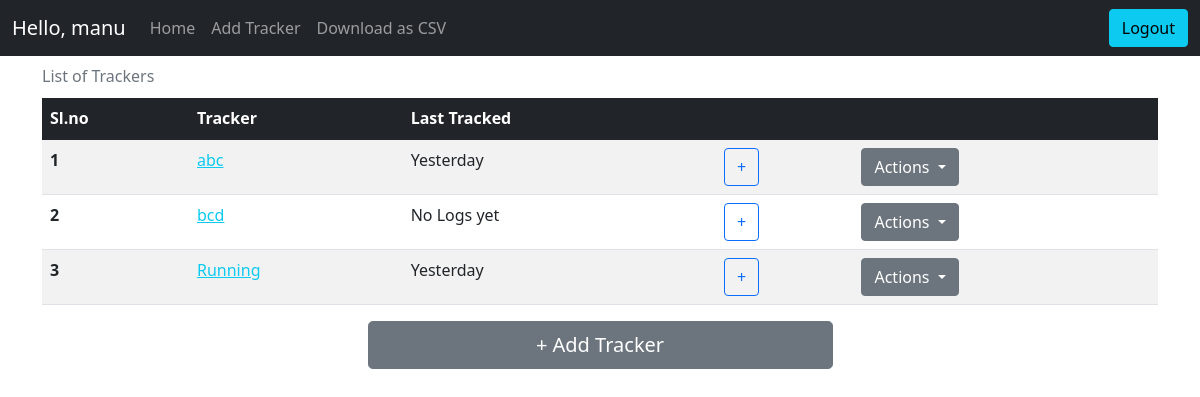
Before: / (signed in) with the older database file.
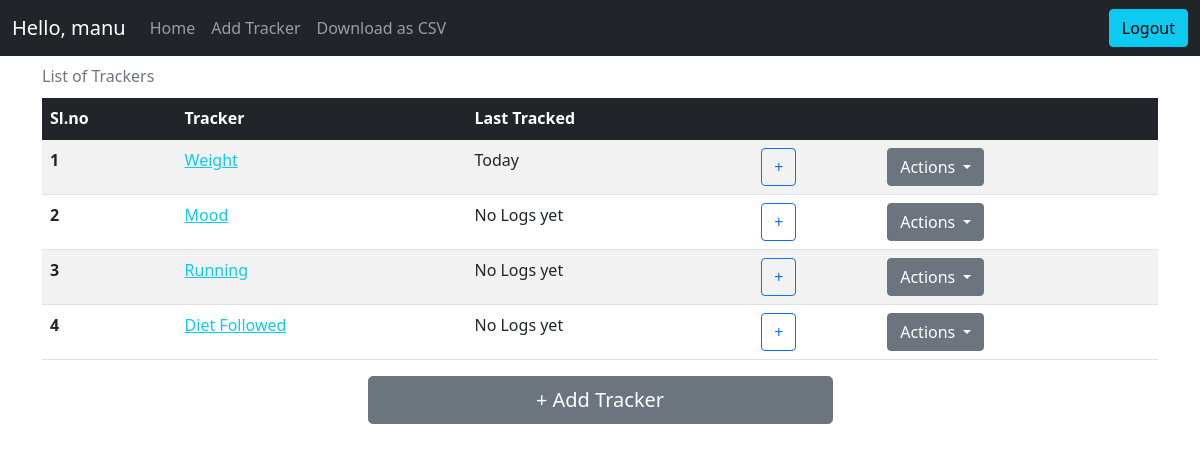
After: the same page with the newer database file.
### application/models.py (models this page shows)
class User(db.Model, UserMixin):
    __tablename__ = "user"
    id = db.Column(db.Integer, autoincrement=True, primary_key=True)
    username = db.Column(db.String)
    email = db.Column(db.String, unique=True)
    password = db.Column(db.String(255))
    active = db.Column(db.Boolean())
    trackers = db.relationship("Tracker", backref="tracker")
    roles = db.relationship('Role', secondary=roles_users, backref=db.backref('users', lazy='dynamic'))

class Tracker(db.Model):
    __tablename__ = "tracker"
    id = db.Column(db.Integer, primary_key=True, autoincrement=True)
    name = db.Column(db.String, nullable=False)
    description = db.Column(db.String)
    type = db.Column(db.Integer, nullable=False)
    settings = db.Column(db.String)
    user_id = db.Column(db.Integer,  db.ForeignKey("user.id"), nullable=False)
    activity = db.relationship("Activity", backref="activity")

### app.py (the view)
@app.route("/", methods=["GET"])
@login_required
def home():
    if request.method == "GET":
        trackers, lastTimestamps = getTrackers()
        return (
            render_template(
                "home.html", trackers=trackers, lastTimestamps=lastTimestamps
            ),
            200,
        )

### app.py (called while the page is built)
@app.after_request
def after_request(response):
    header = response.headers
    header["Access-Control-Allow-Origin"] = "*"
    return response

@app.after_request
def after_request(response):
    header = response.headers
    header["Access-Control-Allow-Origin"] = "*"
    return response

def getTrackers():
    trackers = (
        db.session.query(Tracker).filter(Tracker.user_id == current_user.id).all()
    )
    lastTimeStamps = {}
    for t in trackers:
        activity = (
            db.session.query(Activity)
            .filter(Activity.tracker_id == t.id)
            .order_by(Activity.timestamp.desc())
            .first()
        )
        if activity is None:
            lastTimeStamps[t.id] = "No Logs yet"
        else:
            lastTimeStamps[t.id] = convertToNaturalday(activity.timestamp)
    return trackers, lastTimeStamps

def convertToNaturalday(dt):
    count = (datetime.now() - dt).days
    if count == 0 or count == -1:
        return "Today"
    elif count == 1:
        return "Yesterday"
    elif count > 1 and count < 31:
        return str(count) + " day(s) ago"
    elif count > 30 and count < 366:
        return (
            "" + str(int(count / 30)) + " Month(s) " + str(count % 30) + " Day(s) ago"
        )
    elif count > 365:
        noOfYears = str(int(count / 365))
        remaining = str(count % 365)
        return "" + noOfYears + " Year(s) " + remaining + " Day(s) ago"
    return (datetime.now() - dt).days

### templates/home.html (shortened to what this page needs)
<!DOCTYPE html>
<html>
{% include './head_content.html' %}
<body>
    {% include './navbar.html' %}
    <div class="container">
        {% if trackers|length > 0 %}
        <table class="table table-striped table-hover caption-top">
            <caption>List of Trackers</caption>
            <thead class="table-dark">
                <tr>
                    <th scope="col">Sl.no</th>
                    <th scope="col">Tracker</th>
                    <th scope="col">Last Tracked</th>
                    <th scope="col"></th>
                    <th scope="col"></th>
                </tr>
            </thead>
            <tbody>
                {% for t in trackers %}
                <tr>
                    <th scope="row"> {{ loop.index }}</th>
                    <td><a href="/tracker/{{ t.id }}/overview" class="link-info">{{ t.name }}</a></td>
                    <td>{{ lastTimestamps[t.id] }}</td>
                    <td><a class="btn btn-outline-primary" href="/tracker/{{ t.id }}/log" role="button">+</a></td>
                    <td>
                        <div class="dropdown">
                            <a class="btn btn-secondary dropdown-toggle" href="#" role="button" id="dropdownMenuLink"
                                data-bs-toggle="dropdown" aria-expanded="false">
                                Actions
                            </a>
                        </div>
                    </td>
                </tr>
                {% endfor %}
            </tbody>
        </table>
        {% else %}
        <h5 class="text-center">There are no trackers present. Go ahead create one by cliking Add Tracker</h5>
        {% endif %}
        <div class="vstack gap-2 col-md-5 mx-auto">
            <a class="btn btn-secondary btn-lg" href="/tracker/create" role="button">+ Add Tracker</a>
        </div>
    </div>
</body>
</html>

### templates/head_content.html (shortened to what this page needs)
<head>
    <link rel="stylesheet" href="https://cdn.jsdelivr.net/npm/bootstrap-icons@1.8.1/font/bootstrap-icons.css">
    <link href="https://cdn.jsdelivr.net/npm/bootstrap@5.1.3/dist/css/bootstrap.min.css" rel="stylesheet"
>
    <link rel="stylesheet" type="text/css" href="{{ url_for('static', filename='style.css') }}" />
</head>

### templates/navbar.html (shortened to what this page needs)
<nav class="navbar sticky-top navbar-expand-lg navbar-dark bg-dark">
  <div class="container-fluid">
    <a class="navbar-brand" href="/">Hello, {{current_user.username}}</a>
    {% if current_user.is_authenticated %}
    <div class="collapse navbar-collapse" id="navbarText">
      <ul class="navbar-nav me-auto mb-2 mb-lg-0">
        <li class="nav-item">
          <a class="nav-link" aria-current="page" href="/">Home</a>
        </li>
        <li class="nav-item">
          <a class="nav-link" href="/tracker/create">Add Tracker</a>
        </li>
        <li class="nav-item">
          <a class="nav-link" href="/export">Download as CSV</a>
        </li>
      </ul>
      <form action="/logout" method="GET">
        <button class="btn btn-info" type="submit">Logout</button>
      </form>
      {% elif isLogin == True %}
      <form action="/register" method="GET">
        <button class="btn btn-info" type="submit">Register</button>
      </form>
      {% else %}
      <form action="/login" method="GET">
        <button class="btn btn-info" type="submit">Login</button>
      </form>
      {% endif %}
    </div>
  </div>
</nav>

Changed rows visible on the page:
removed Tracker: name "bcd", lastTimestamps "No Logs yet"
changed Tracker: name "abc" → "Weight"; lastTimestamps "Yesterday" → "Today"
added Tracker: name "Mood", lastTimestamps "No Logs yet"
changed Tracker "Running": lastTimestamps "Yesterday" → "No Logs yet"
added Tracker: name "Diet Followed", lastTimestamps "No Logs yet"
